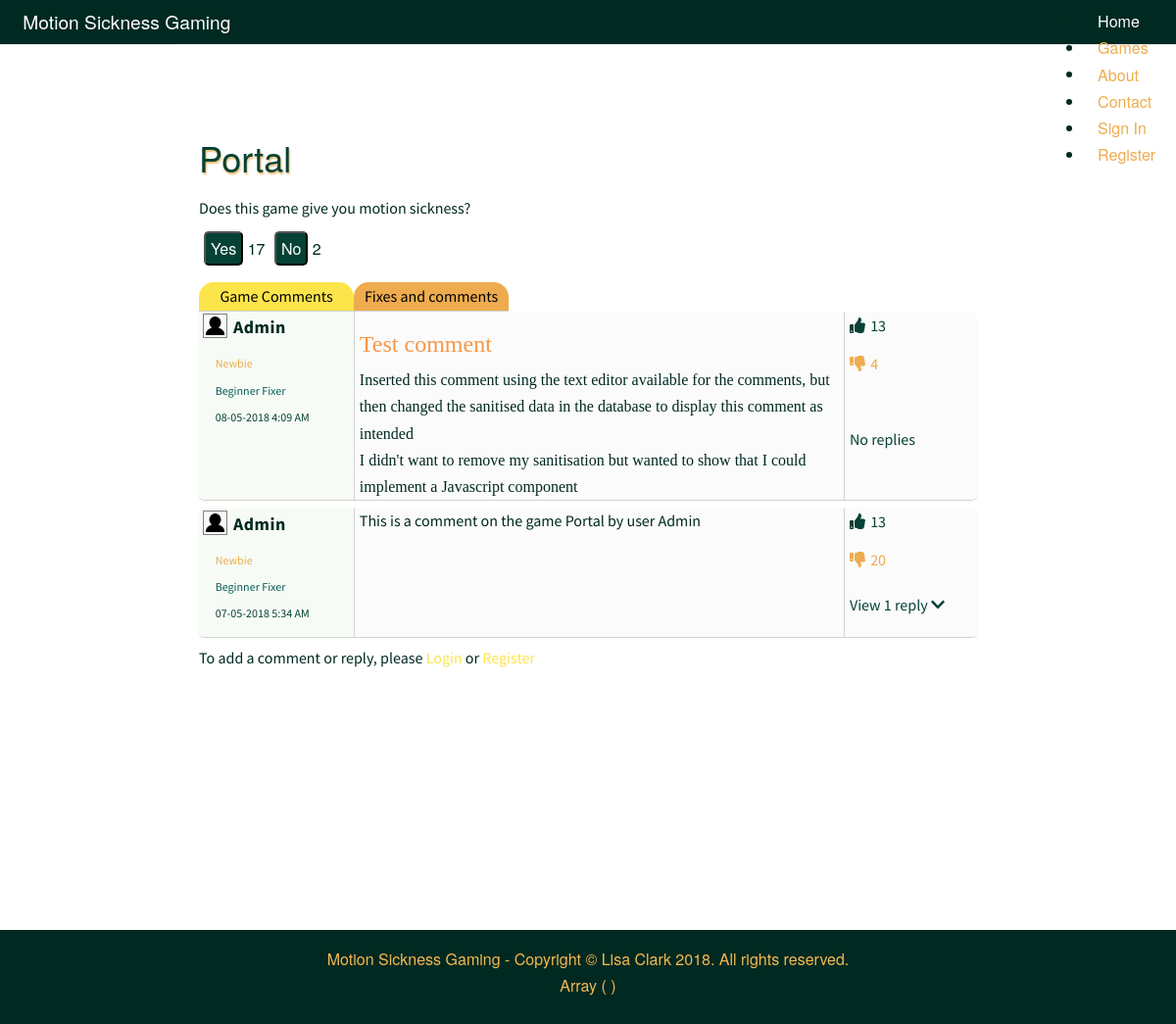
/view/php/individual_games.php?gameID=1, run on the app's committed database.
### tables this page shows
CREATE TABLE `game` (
  `gameID` int(10) UNSIGNED NOT NULL,
  `gameName` varchar(100) NOT NULL,
  `gameThUp` int(10) UNSIGNED NOT NULL,
  `gameThDown` int(10) UNSIGNED NOT NULL,
  `gameDate` datetime NOT NULL DEFAULT CURRENT_TIMESTAMP
);

CREATE TABLE `gamecomm` (
  `gameCommID` int(10) UNSIGNED NOT NULL,
  `gameComment` text NOT NULL,
  `gameCommDateTime` timestamp NOT NULL DEFAULT CURRENT_TIMESTAMP,
  `gameCommThUp` int(10) UNSIGNED NOT NULL,
  `gameCommThDown` int(10) UNSIGNED NOT NULL,
  `userID` int(10) UNSIGNED NOT NULL,
  `gameID` int(10) UNSIGNED NOT NULL,
  `deleted` tinyint(1) NOT NULL
);

CREATE TABLE `avatar` (
  `avatarID` int(10) UNSIGNED NOT NULL,
  `url` varchar(256) NOT NULL
);

CREATE TABLE `user` (
  `userID` int(10) UNSIGNED NOT NULL,
  `username` varchar(30) NOT NULL,
  `password` varchar(512) NOT NULL,
  `userCreateDate` datetime NOT NULL DEFAULT CURRENT_TIMESTAMP,
  `acctStatus` int(10) UNSIGNED NOT NULL,
  `avatarID` int(10) UNSIGNED DEFAULT NULL,
  `commRep` int(10) UNSIGNED NOT NULL,
  `fixRep` int(10) UNSIGNED NOT NULL
);

### model/dbfunctions.php (called while the page is built, shortened)
<?php
function get_one_game($gameID) {
    $selectonegame = "SELECT * FROM game WHERE gameID='" . $_GET['gameID'] . "'";
    include 'connect.php';
    $stmt = $conn->prepare($selectonegame);
    $result = $stmt->execute();
    return $stmt->fetch(PDO::FETCH_ASSOC);
}
function getGameComments($gameid) {
    $comment = "SELECT user.username, user.avatarID, avatar.url, gameComment, gameCommDateTime, gameCommThUp, gameCommThDown, gameComm.userID, gameID, gameCommID
    FROM gamecomm
    INNER JOIN user ON user.userID = gameComm.userID
    INNER JOIN avatar ON avatar.avatarID = user.avatarID
    WHERE gameID ='" . $gameid . "'
    ORDER BY gameCommDateTime DESC";
    include 'connect.php';
    $stmt = $conn->prepare($comment);
    $stmt->execute();
    return $stmt->fetchAll(PDO::FETCH_ASSOC);
}
function getThumbs($userID) {
    $rep = "SELECT commRep, fixRep FROM user WHERE userID ='" . $userID . "'";
    include 'connect.php';
    $stmt = $conn->prepare($rep);
    $result = $stmt->execute();
    return $stmt->fetch(PDO::FETCH_ASSOC);
}
function getReplyNumber($commID){
    $reply = "SELECT COUNT(*) as 'replies', gameCommID
    FROM gamereply
    WHERE gameCommID = '" . $commID . "'";
    include 'connect.php';
    $stmt = $conn->prepare($reply);
    $result = $stmt->execute();
    return $stmt->fetch(PDO::FETCH_ASSOC);
}
?>

### view/php/individual_games.php (shortened to what this page needs)
<?php
    include 'header.php';
    include 'nav.php';
    include '../../model/connect.php';
    include '../../model/dbfunctions.php';
?>
    <?php
    $gamedetails = get_one_game($_GET['gameID']);
    ?>
<div class="container game-page">
    <div class="game-button">
        <h1 class="inline"><?php echo $gamedetails['gameName'];?></h1>
    </div>
    <?php
        include 'game_vote.php';
    ?>
    <div class="comment-container">
        <div class="pure-button-group tabs" role="group" aria-label="...">
            <button class="tab" onclick="tabOne();" id="tabone">Game Comments</button>
            <button class="tab" onclick="tabTwo();" id="tabtwo">Fixes and comments</button>
        </div>
        <div class="comment-inner">
            <?php
                include 'comments_game.php';
            ?>
        </div>
    </div>
</div>
<?php
    include 'footer.php';
?>

### view/php/game_vote.php (shortened to what this page needs)
<div class="gamevote">
    <p>Does this game give you motion sickness?</p>
        <form class="inline">
            <button type="button" id="game_yes" class="pure-button thumbs" onclick="updatethumbsup(<?php echo $_GET['gameID']; ?>)">
                Yes
            </button>
            <span id="thup"><?php echo $gamedetails['gameThUp'];?></span>
        </form>
        <form class="inline">
            <button type="button" id="game_no" class="pure-button thumbs" onclick="updatethumbsdown(<?php echo $_GET['gameID']; ?>)">
                No
            </button>
            <span id="thdown"><?php echo $gamedetails['gameThDown'];?></span>
        </form>
</div>

### view/php/comments_game.php (shortened to what this page needs)
<div id="gamecomment">
<?php
$getcomments = getGameComments($_GET['gameID']);
if (!empty($getcomments)) {
    $counter = 0;
    foreach($getcomments as $row) {
    $counter++;
    ?>
        <div class="databaseComments" id="#comment_<?php echo $row['gameCommID'] ?>">
            <div class="userinfo entry<?php echo $counter ?>">
                <p>
                    <img class="avatar" src="<?php echo $row['url']; ?>"/>
                    <span class="username"><?php echo $row['username'] ?></span>
                </p>
                <?php
                    $getrep = getThumbs($row['userID']);
                    $getreply = getGameReply($row['gameCommID']);
                ?>
                <p class="commrep">
                    <?php
                        include 'rep_comments.php';
                    ?>
                </p>
                <p class="fixrep">
                    <?php
                        include 'rep_fix.php';
                    ?>
                </p>
                <p class="date">
                    <?php
                        $phpdate = strtotime( $row['gameCommDateTime'] );
                        $mysqldate = date( 'd-m-Y g:i A', $phpdate );
                        echo $mysqldate
                    ?></p>
            </div>
            <div class="actualcomment"><?php echo $row['gameComment'] ?></div>
            <div class="vote">
                <p class="green" onclick="updatethumb_gamecomm('up', <?php echo $row['gameCommID']; ?>, <?php echo $row['userID'] ?>);">
                    <i class="fas fa-thumbs-up"></i>
                    <input type="number" disabled value="<?php echo $row['gameCommThUp']; ?>" id="up_<?php echo $row['gameCommID']; ?>"/>
                </p>
                <p class="orange" onclick="updatethumb_gamecomm('down', <?php echo $row['gameCommID'] ?>, <?php echo $row['userID'] ?>);">
                    <i class="fas fa-thumbs-down"></i>
                    <input type="number" disabled value="<?php echo $row['gameCommThDown'] ?>" id="down_<?php echo $row['gameCommID'] ?>"/>
                </p>
            </div>
            <div class="reply">
                <?php
                    $getreplies = getReplyNumber($row['gameCommID']);
                ?>
                <p>
                    <a href="#comment_<?php echo $row['gameCommID'] ?>" onclick="toggleviewreply(<?php echo $row['gameCommID'] ?>);">
                        <?php
                    if ($getreplies['replies'] == 0) {
                        echo "No replies";
                    } else if ($getreplies['replies'] == 1) {
                        ?>
                        View
                        <?php
                         echo $getreplies['replies'] ?> reply <i class="fas fa-chevron-down"></i>
                        <?php
                    } else {
                        ?>
                        View
                        <?php
                    echo $getreplies['replies'] ?> replies <i class="fas fa-chevron-down"></i>
                        <?php
                    }
                    ?>
                    </a>
                </p>
            </div>
                <?php
                    foreach($getreply as $row2) {
                ?>
                    <?php
                        $getrep = getThumbs($row2['userID']);
                    ?>
                        <?php
                            include 'rep_comments.php';
                        ?>
                        <?php
                            include 'rep_fix.php';
                        ?>
                <?php
                }
                ?>
        </div>
    <?php
    }
} else {
    ?>
        <p class="nocomments">No comments to display</p>
<?php
}
    if (isset($_SESSION['loggedin']) && $_SESSION['loggedin'] == true) {
?>
<div class="addcomment">
        <form class="pure-form pure-form-stacked" id="gameComment" method="post" action="../../controller/addcomment.php">
            <fieldset>
                <textarea name="gamecomment" class="comment" id="gamecomment" onchange="validateForm();" rows="3" cols="70"></textarea>
                <input type="hidden" name="userID" value="<?php echo $_SESSION['userid'] ?>"/>
                <input type="hidden" name="gameID" value="<?php echo $_GET['gameID'] ?>"/>
                <input type="hidden" name="action_type" value="addgamecomment"/>
                <button type="submit" class="pure-button pure-button-primary">Comment</button>
            </fieldset>
                    <?php
        include 'error_section.php';
    ?>
            <div id="gamecomment_error"></div>
        </form>
    </div>
    <?php
        } else {
    ?>
    <div class="addcomment">
        <p>To add a comment or reply, please <a class="yellow" href="login.php?gameID=<?php echo $_GET['gameID'] ?>">Login</a> or <a class="yellow" href="register.php?gameID=<?php echo $_GET['gameID'] ?>">Register</a></p>
    </div>
    <?php
        }
    ?>
</div>

### view/php/rep_comments.php
<?php
    if($getrep['commRep'] <= 50) {
        echo 'Newbie';
    } else if($getrep['commRep'] > 50 && $getrep['commRep'] <= 500) {
        echo 'Partially Sick Member';
    } else if($getrep['commRep'] > 500) {
        echo 'Fully Sick Member';
    }
?>

### view/php/rep_fix.php
<?php
    if($getrep['fixRep'] < 1) {
    } else if($getrep['fixRep'] <= 100) {
        echo 'Beginner Fixer';
    } else if($getrep['fixRep'] > 100 && $getrep['fixRep'] <= 500) {
        echo 'Intermediate Fixer';
    } else if($getrep['fixRep'] > 500) {
        echo 'Ultimate Fixer';
    }
?>

### view/css/layouts/marketing.css (style rules this page uses)
* { -webkit-box-sizing: border-box; -moz-box-sizing: border-box; box-sizing: border-box; }
body { line-height: 1.7em; color: #002921; font-size: 13px; background-image: url(../../img/background.jpg); background-attachment: fixed; }
h1, h2, h3, h4, h5, h6, label { color: #054135; }
.pure-button { background-color: #EEAC4E; color: white; padding: 0.5em 2em; border-radius: 5px; }
@media (min-width: 48em) { body { font-size: 16px; } }

### view/css/style.css (style rules this page uses)
.game-page { padding-top: 80px; margin: 0 auto; background: rgba(255,255,255,0.4); width: 70%; min-height: 1000px; }
.game-page h1 { text-shadow: 1px 2px 2px rgba(238,172,78,0.8); padding-top: 2%; }
.game-page h1, .game-page h2 { padding-left: 1%; }
.gamevote { padding: 1%; }
.gamevote p { font-family: 'Source Sans Pro', sans-serif; }
.inline { display: inline-block; }
.comment-container { width: 100%; margin: 1%; font-family: 'Source Sans Pro', sans-serif; }
.tabs { display: grid; grid-template-columns: 19.5% 19.5% 61%; }
.tab { border-radius: 15px 15px 0px 0px; color: black; border: none; border-bottom: 1px solid lightgrey; }
a { color: #054135; }
a.yellow { color: #FCE54A; }
#tabone { background: #FCE54A; grid-column-start: 1; grid-column-end: 2; grid-row-start: 1; grid-row-end: 4; }
#tabtwo { background: #EEAC4E; grid-column-start: 2; grid-column-end: 3; grid-row-start: 1; grid-row-end: 4; }
.comment-inner { width: 98%; margin-top: 0; padding 0.5em; }
.databaseComments { width: 100%; margin: 0; padding: 0; display: grid; grid-template-columns: 20% 20% 43% 17%; margin-bottom: 5px; }
.userinfo { grid-column-start: 1; grid-column-end: 2; grid-row-start: 1; grid-row-end: 3; padding-left: 1%; border-bottom: 1px solid lightgrey; border-right: 1px solid lightgrey; background-color: #F7FBF5; border-bottom-left-radius: 5px; border-top-left-radius: 5px; margin-bottom: 2px; }
.entry1 { border-top-left-radius: 0px; }
.actualcomment { grid-column-start: 2; grid-column-end: 4; grid-row-start: 1; grid-row-end: 3; padding-left: 1%; padding-right: 1%; border-bottom: 1px solid lightgrey; border-right: 1px solid lightgrey; background-color: #fbfbfb; margin-bottom: 2px; }
.vote { grid-column-start: 4; grid-column-end: 5; grid-row-start: 1; grid-row-end: 2; padding-left: 5px; background-color: #fbfbfb; border-top-right-radius: 5px; }
.reply { grid-column-start: 4; grid-column-end: 5; grid-row-start: 2; grid-row-end: 3; padding-left: 5px; border-bottom: 1px solid lightgrey; background-color: #fbfbfb; border-bottom-right-radius: 5px; margin-bottom: 2px; }
.pure-button.thumbs { background-color: #054135; padding: 2px 5px; margin-left: 5px; }
.game-button { margin-top: -20px; }
.commrep { color: #EEAC4E; font-size: 12px; margin: 0; padding-top: 0; padding-bottom: 0; padding-left: 15px; }
.fixrep { color: #055A57; font-size: 12px; margin: 0; padding-top: 0; padding-bottom: 0; padding-left: 15px; }
.username { padding-bottom: 0; margin-bottom: 0; font-size: 18px; font-weight: bold; padding-left: 3px; vertical-align: bottom; letter-spacing: 0.5px; }
.date { font-size: 12px; color: #054135; padding-left: 15px; }
.addcomment { margin-bottom: 200px; }
.green { color: #054135; padding-right: 2px; }
.orange { color: #EEAC4E; padding-right: 2px; }
input[type=number] { border: none; width: 50px; background-color: #fbfbfb; }
.avatar { width: 25px; height: 25px; padding: 2px; border: 1px solid grey; margin: 2px 0px 2px 2px; }

### data on the page
game: gameName "Portal", gameThUp "17", gameThDown "2"
gamecomm: avatar.url (picture), userID.username "Admin", gameCommDateTime "08-05-2018 4:09 AM", gameComment "Test comment Inserted this comment using the text editor available for the comments, but then changed the sanitised data in the database to display this comment as intended I didn't want to remove my sanitisation but wanted to show that I could implement a Javascript component", gameCommThUp "13", gameCommThDown "4", shows "No replies"
gamecomm: avatar.url (picture), userID.username "Admin", gameCommDateTime "07-05-2018 5:34 AM", gameComment "This is a comment on the game Portal by user Admin", gameCommThUp "13", gameCommThDown "20", replies "1"
